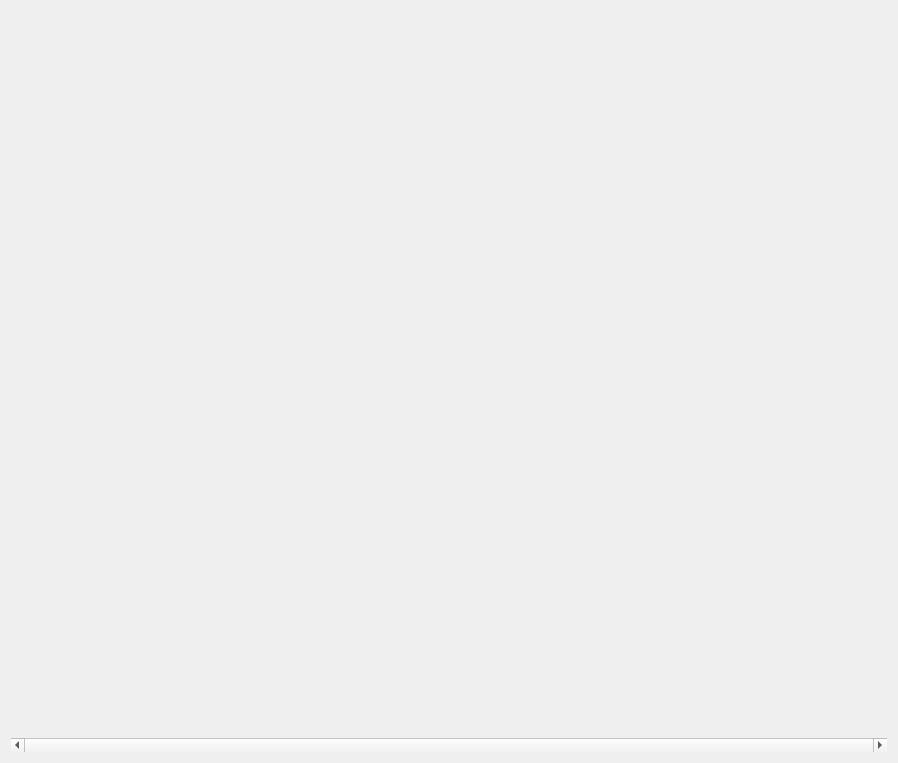
<?xml version="1.0" encoding="UTF-8"?>
<ui version="4.0">
 <class>QMedicalImageWidget</class>
 <widget class="QWidget" name="QMedicalImageWidget">
  <property name="geometry">
   <rect>
    <x>0</x>
    <y>0</y>
    <width>898</width>
    <height>763</height>
   </rect>
  </property>
  <property name="windowTitle">
   <string>Form</string>
  </property>
  <layout class="QVBoxLayout" name="verticalLayout">
   <item>
    <widget class="QVTKWidget" name="vtkWidget"/>
   </item>
   <item>
    <widget class="QScrollBar" name="scrollBar">
     <property name="maximum">
      <number>0</number>
     </property>
     <property name="orientation">
      <enum>Qt::Horizontal</enum>
     </property>
    </widget>
   </item>
  </layout>
 </widget>
 <customwidgets>
  <customwidget>
   <class>QVTKWidget</class>
   <extends>QWidget</extends>
   <header>QVTKWidget.h</header>
  </customwidget>
 </customwidgets>
 <resources/>
 <connections/>
</ui>
